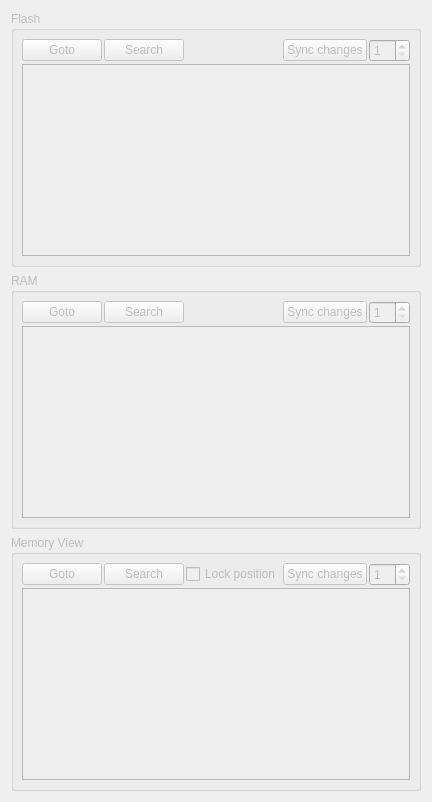
      <widget class="QWidget" name="tab_13">
       <attribute name="title">
        <string>Memory</string>
       </attribute>
       <layout class="QVBoxLayout" name="verticalLayout_33">
        <item>
         <widget class="QGroupBox" name="groupFlash">
          <property name="enabled">
           <bool>false</bool>
          </property>
          <property name="title">
           <string>Flash</string>
          </property>
          <layout class="QVBoxLayout" name="verticalLayout_11">
           <property name="spacing">
            <number>2</number>
           </property>
           <property name="leftMargin">
            <number>8</number>
           </property>
           <property name="topMargin">
            <number>8</number>
           </property>
           <property name="rightMargin">
            <number>8</number>
           </property>
           <property name="bottomMargin">
            <number>8</number>
           </property>
           <item>
            <layout class="QHBoxLayout" name="horizontalLayout_2">
             <item>
              <widget class="QPushButton" name="buttonFlashGoto">
               <property name="text">
                <string>Goto</string>
               </property>
               <property name="icon">
                <iconset resource="resources.qrc">
                 <normaloff>:/icons/resources/icons/goto.png</normaloff>:/icons/resources/icons/goto.png</iconset>
               </property>
              </widget>
             </item>
             <item>
              <widget class="QPushButton" name="buttonFlashSearch">
               <property name="text">
                <string>Search</string>
               </property>
               <property name="icon">
                <iconset resource="resources.qrc">
                 <normaloff>:/icons/resources/icons/search.png</normaloff>:/icons/resources/icons/search.png</iconset>
               </property>
              </widget>
             </item>
             <item>
              <spacer name="hs_4">
               <property name="orientation">
                <enum>Qt::Horizontal</enum>
               </property>
               <property name="sizeHint" stdset="0">
                <size>
                 <width>0</width>
                 <height>20</height>
                </size>
               </property>
              </spacer>
             </item>
             <item>
              <widget class="QPushButton" name="buttonFlashSync">
               <property name="text">
                <string>Sync changes</string>
               </property>
              </widget>
             </item>
             <item>
              <widget class="QSpinBox" name="flashBytes">
               <property name="minimum">
                <number>1</number>
               </property>
               <property name="maximum">
                <number>32</number>
               </property>
              </widget>
             </item>
            </layout>
           </item>
           <item>
            <widget class="QHexEdit" name="flashEdit">
             <property name="sizePolicy">
              <sizepolicy hsizetype="Expanding" vsizetype="Preferred">
               <horstretch>0</horstretch>
               <verstretch>0</verstretch>
              </sizepolicy>
             </property>
             <property name="minimumSize">
              <size>
               <width>338</width>
               <height>72</height>
              </size>
             </property>
             <property name="contextMenuPolicy">
              <enum>Qt::CustomContextMenu</enum>
             </property>
            </widget>
           </item>
          </layout>
         </widget>
        </item>
        <item>
         <widget class="QGroupBox" name="groupRAM">
          <property name="enabled">
           <bool>false</bool>
          </property>
          <property name="title">
           <string>RAM</string>
          </property>
          <layout class="QVBoxLayout" name="verticalLayout_15">
           <property name="spacing">
            <number>2</number>
           </property>
           <property name="leftMargin">
            <number>8</number>
           </property>
           <property name="topMargin">
            <number>8</number>
           </property>
           <property name="rightMargin">
            <number>8</number>
           </property>
           <property name="bottomMargin">
            <number>8</number>
           </property>
           <item>
            <layout class="QHBoxLayout" name="horizontalLayout_15">
             <item>
              <widget class="QPushButton" name="buttonRamGoto">
               <property name="text">
                <string>Goto</string>
               </property>
               <property name="icon">
                <iconset resource="resources.qrc">
                 <normaloff>:/icons/resources/icons/goto.png</normaloff>:/icons/resources/icons/goto.png</iconset>
               </property>
              </widget>
             </item>
             <item>
              <widget class="QPushButton" name="buttonRamSearch">
               <property name="text">
                <string>Search</string>
               </property>
               <property name="icon">
                <iconset resource="resources.qrc">
                 <normaloff>:/icons/resources/icons/search.png</normaloff>:/icons/resources/icons/search.png</iconset>
               </property>
              </widget>
             </item>
             <item>
              <spacer name="hs_2">
               <property name="orientation">
                <enum>Qt::Horizontal</enum>
               </property>
               <property name="sizeHint" stdset="0">
                <size>
                 <width>0</width>
                 <height>20</height>
                </size>
               </property>
              </spacer>
             </item>
             <item>
              <widget class="QPushButton" name="buttonRamSync">
               <property name="text">
                <string>Sync changes</string>
               </property>
              </widget>
             </item>
             <item>
              <widget class="QSpinBox" name="ramBytes">
               <property name="minimum">
                <number>1</number>
               </property>
               <property name="maximum">
                <number>32</number>
               </property>
              </widget>
             </item>
            </layout>
           </item>
           <item>
            <widget class="QHexEdit" name="ramEdit">
             <property name="sizePolicy">
              <sizepolicy hsizetype="Expanding" vsizetype="Preferred">
               <horstretch>0</horstretch>
               <verstretch>0</verstretch>
              </sizepolicy>
             </property>
             <property name="minimumSize">
              <size>
               <width>338</width>
               <height>72</height>
              </size>
             </property>
             <property name="contextMenuPolicy">
              <enum>Qt::CustomContextMenu</enum>
             </property>
            </widget>
           </item>
          </layout>
         </widget>
        </item>
        <item>
         <widget class="QGroupBox" name="groupMem">
          <property name="enabled">
           <bool>false</bool>
          </property>
          <property name="title">
           <string>Memory View</string>
          </property>
          <layout class="QVBoxLayout" name="verticalLayout_16">
           <property name="spacing">
            <number>2</number>
           </property>
           <property name="leftMargin">
            <number>8</number>
           </property>
           <property name="topMargin">
            <number>8</number>
           </property>
           <property name="rightMargin">
            <number>8</number>
           </property>
           <property name="bottomMargin">
            <number>8</number>
           </property>
           <item>
            <layout class="QHBoxLayout" name="horizontalLayout_16">
             <item>
              <widget class="QPushButton" name="buttonMemGoto">
               <property name="text">
                <string>Goto</string>
               </property>
               <property name="icon">
                <iconset resource="resources.qrc">
                 <normaloff>:/icons/resources/icons/goto.png</normaloff>:/icons/resources/icons/goto.png</iconset>
               </property>
              </widget>
             </item>
             <item>
              <widget class="QPushButton" name="buttonMemSearch">
               <property name="text">
                <string>Search</string>
               </property>
               <property name="icon">
                <iconset resource="resources.qrc">
                 <normaloff>:/icons/resources/icons/search.png</normaloff>:/icons/resources/icons/search.png</iconset>
               </property>
              </widget>
             </item>
             <item>
              <spacer name="hs_3">
               <property name="orientation">
                <enum>Qt::Horizontal</enum>
               </property>
               <property name="sizeHint" stdset="0">
                <size>
                 <width>0</width>
                 <height>20</height>
                </size>
               </property>
              </spacer>
             </item>
             <item>
              <widget class="QCheckBox" name="checkLockPosition">
               <property name="sizePolicy">
                <sizepolicy hsizetype="Preferred" vsizetype="Fixed">
                 <horstretch>0</horstretch>
                 <verstretch>0</verstretch>
                </sizepolicy>
               </property>
               <property name="text">
                <string>Lock position</string>
               </property>
              </widget>
             </item>
             <item>
              <widget class="QPushButton" name="buttonMemSync">
               <property name="text">
                <string>Sync changes</string>
               </property>
              </widget>
             </item>
             <item>
              <widget class="QSpinBox" name="memBytes">
               <property name="minimum">
                <number>1</number>
               </property>
               <property name="maximum">
                <number>32</number>
               </property>
              </widget>
             </item>
            </layout>
           </item>
           <item>
            <widget class="QHexEdit" name="memEdit">
             <property name="sizePolicy">
              <sizepolicy hsizetype="Expanding" vsizetype="Preferred">
               <horstretch>0</horstretch>
               <verstretch>0</verstretch>
              </sizepolicy>
             </property>
             <property name="minimumSize">
              <size>
               <width>338</width>
               <height>72</height>
              </size>
             </property>
             <property name="contextMenuPolicy">
              <enum>Qt::CustomContextMenu</enum>
             </property>
            </widget>
           </item>
          </layout>
         </widget>
        </item>
       </layout>
      </widget>
